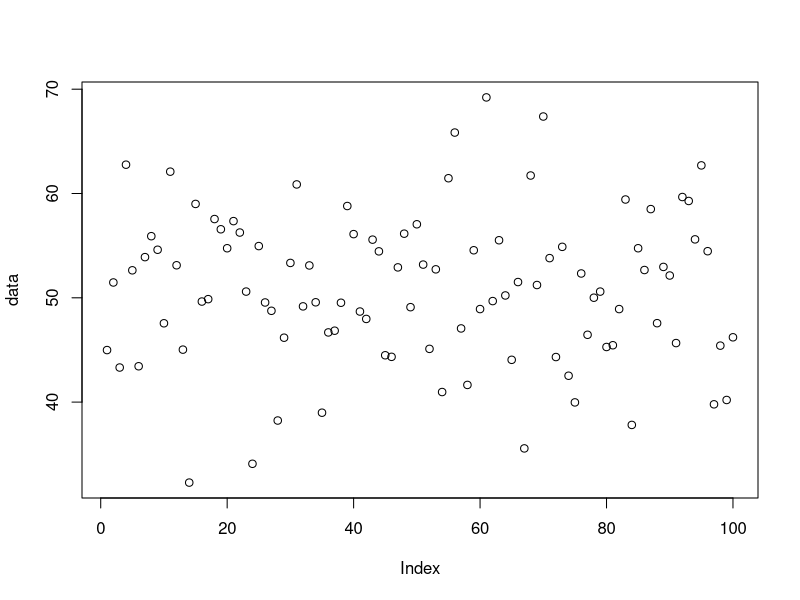
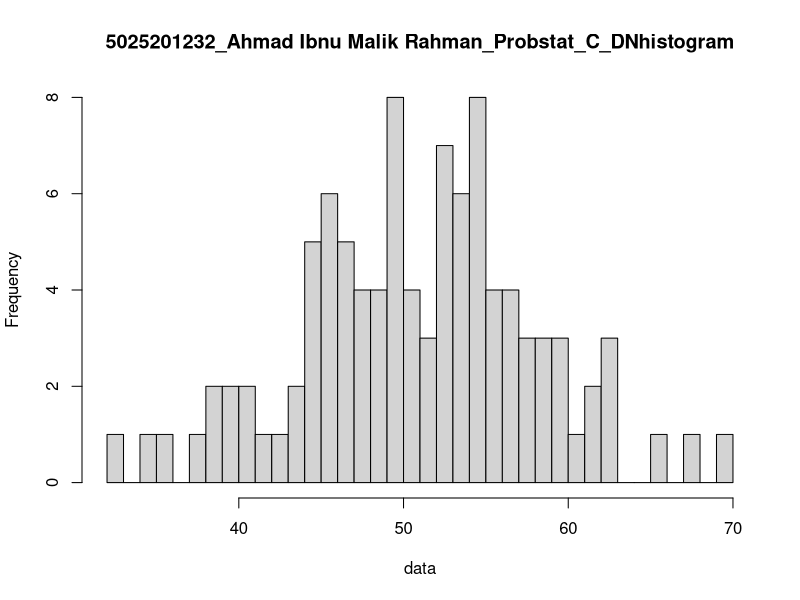

The R source for these figures, in order:
#a
n = 100
mean = 50
sd = 8
set.seed(1)
data <- rnorm(n, mean, sd)
data
summary(data)

x1 = runif(1, min = min(data), max = mean)
x2 = runif(1, min = mean, max = max(data))
x1
x2

probability1 <- pnorm(x1, mean, sd)
probability2 <- pnorm(x2, mean, sd)
probability1
probability2

probability <- probability2 - probability1
plot(data)

#b
breaks = 50
hist(data, breaks, main = "5025201232_Ahmad Ibnu Malik Rahman_Probstat_C_DNhistogram")

#c
varian = (sd(data))^2
varian